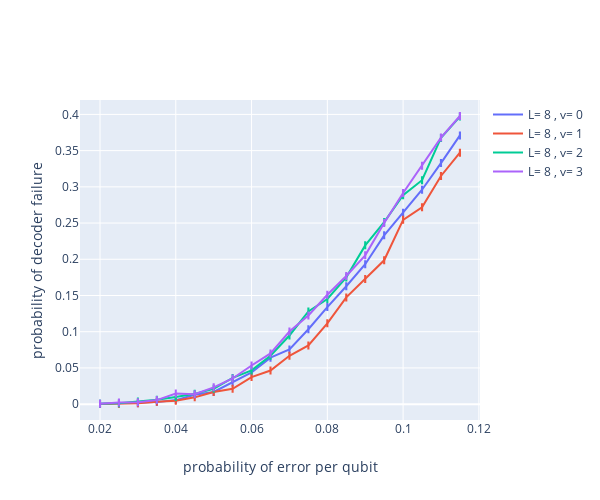

Source (notebook cell):
### Code cell
x = list(np.arange(0.02, 0.12, 0.005))
y = {(8, 0): [0.0004, 0.001, 0.0012, 0.0028, 0.0056, 0.013, 0.0168, 0.0298, 0.0438, 0.0642, 0.0756, 0.1034, 0.134, 0.1628, 0.1932, 0.233, 0.2644, 0.296, 0.3328, 0.371], 
     (8, 1): [0.0002, 0.0006, 0.0014, 0.0034, 0.0046, 0.0094, 0.0168, 0.0212, 0.0374, 0.0464, 0.0668, 0.081, 0.1116, 0.1474, 0.1726, 0.1986, 0.2544, 0.2718, 0.315, 0.3472], 
     (8, 2): [0.0004, 0.0014, 0.0036, 0.006, 0.01, 0.0142, 0.0212, 0.0362, 0.0466, 0.0668, 0.0948, 0.128, 0.1452, 0.175, 0.2192, 0.2514, 0.2884, 0.3092, 0.3676, 0.397], 
     (8, 3): [0.0006, 0.0024, 0.0026, 0.0056, 0.0146, 0.0136, 0.0232, 0.0354, 0.0534, 0.07, 0.1002, 0.1224, 0.151, 0.177, 0.2054, 0.25, 0.2916, 0.329, 0.368, 0.3978]}
error = []
for key in y.keys():
for val in x:
    error.append(val*(1-val)/5000)
    
plot_plotly_both(x, y, [8], [0,1,2,3], error)
